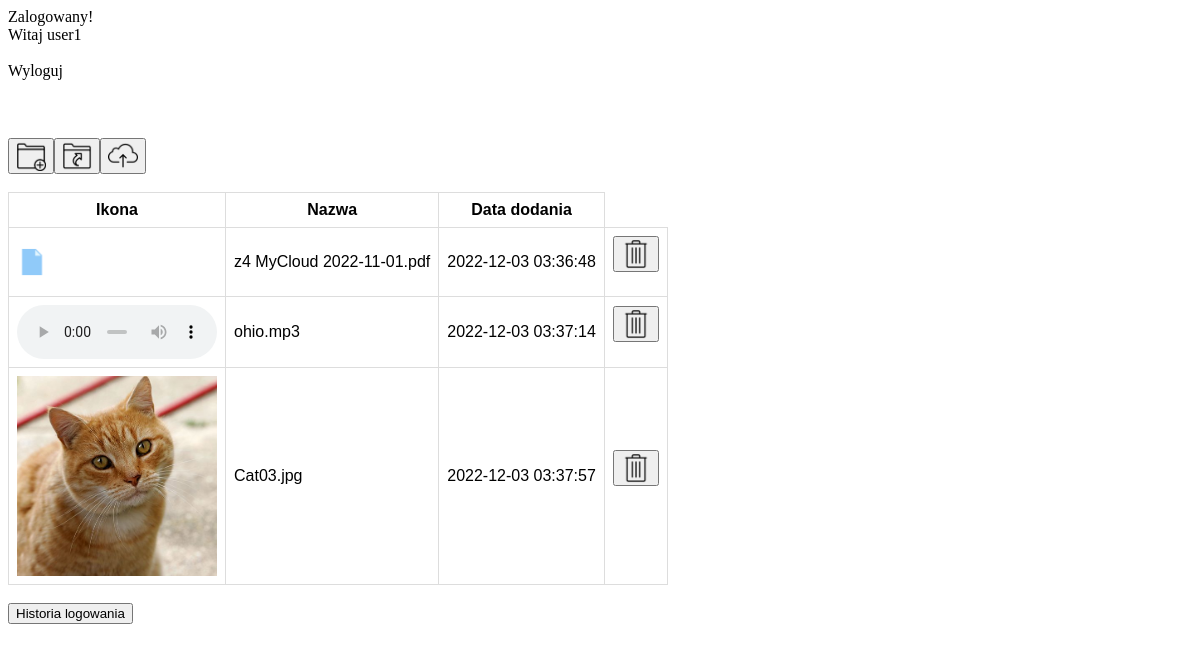
Screenshot of /index4.php (signed in) with the database file from the repository.
### tables this page shows
CREATE TABLE `uploads` (
  `id` int(128) UNSIGNED NOT NULL,
  `user` text NOT NULL,
  `icon` text NOT NULL,
  `name` text NOT NULL,
  `realName` text NOT NULL,
  `date` datetime NOT NULL DEFAULT current_timestamp(),
  `deletion` text NOT NULL,
  `parent` text NOT NULL
);

### index4.php (the view, shortened to what this page needs)
<?php
$loguser = $_SESSION['user'];
  echo "Witaj " . $loguser . "<br>";
?>
<!DOCTYPE HTML>
<html lang="pl">
    <head>
    </head>
    <body>
      	<br><a href='logout.php'>Wyloguj</a><br><br>
      	<div class="mods">
      	</div>
          <div style="float: left;"><button><img onclick="buttonAddFolder()" src="media/addFolder.png" style="height: auto; width: 30px;"></button></div>
          <div style="float: left;"><form method="post" action="sourceFolder.php">
              <button type="submit"><img src="media/backFolder.png" style="height: auto; width: 30px;"></button>
          </form></div>
      	  	<div>
              <button><img onclick="buttonUpload()" src="media/upload.png" style="height: auto; width: 30px;"></button>
              <span><?php echo "  " . $_SESSION['path']; ?></span><br>
      		</div><br>
          <?php
            $link = mysqli_connect(localhost, adamazpl_z4, Marchewka0987, adamazpl_z4);
            $result = mysqli_query($link,"SELECT * FROM uploads");
      		echo "<table id='tableFile'>
                  <tr>
                    <th>Ikona</th>
                    <th>Nazwa</th>
                    <th>Data dodania</th>
                    <th style='border: 0px;'></th>
                  </tr>";
            while($row = mysqli_fetch_array($result))
            {
              if($row['user'] == $loguser && $row['parent'] == $_SESSION['path']) {
              echo "<tr>";
              echo "<td>" . $row['icon'] . "</td>";
              echo "<td>" . $row['name'] . "</td>";
              echo "<td>" . $row['date'] . "</td>";
              echo "<td>" . $row['deletion'] . "</td>";
              echo "</tr>";
              }
            }
      		echo "</table>";
            ?>
      	<br><button onclick='showRecords()'>Historia logowania</button><br><br>
    </body>
</html>

### index4.php (style rules this page uses)
a:link { text-decoration: none; color: black; }
.mods { width: 100%; height: 40px; }
#tableFile { font-family: Arial, Helvetica, sans-serif; border-collapse: collapse; }
#tableFile td, #tableFile th { border: 1px solid #ddd; padding: 8px; }
img, video { max-width: 200px; max-height: 200px; height: auto; width: auto; }
audio { width: 200px; }

### rows the page displays
uploads: icon (picture), name "z4 MyCloud 2022-11-01.pdf", date "2022-12-03 03:36:48", deletion (picture)
uploads: name "ohio.mp3", date "2022-12-03 03:37:14", deletion (picture)
uploads: icon (picture), name "Cat03.jpg", date "2022-12-03 03:37:57", deletion (picture)

### other values shown
$loguser "user1"
